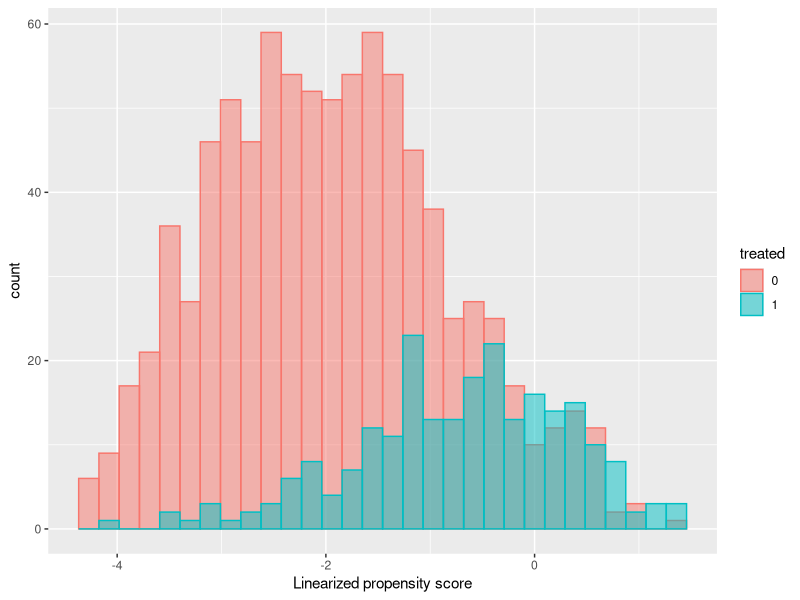
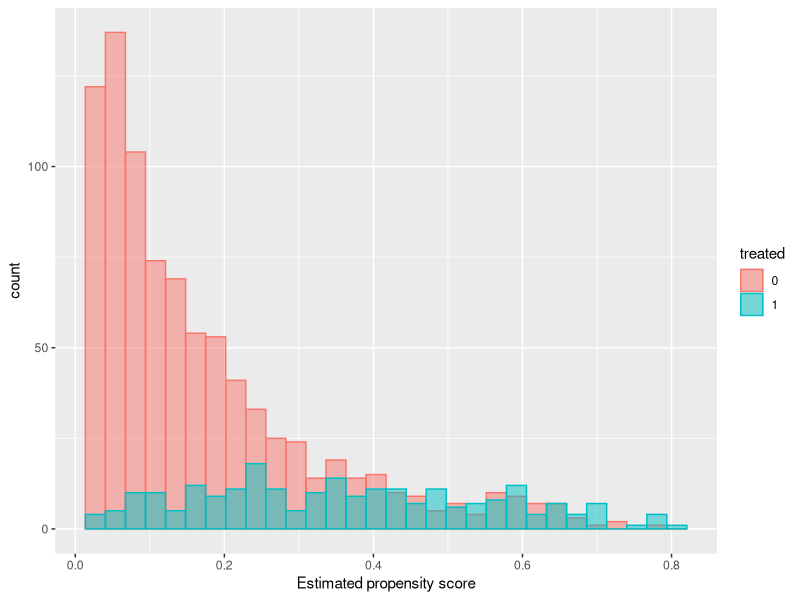
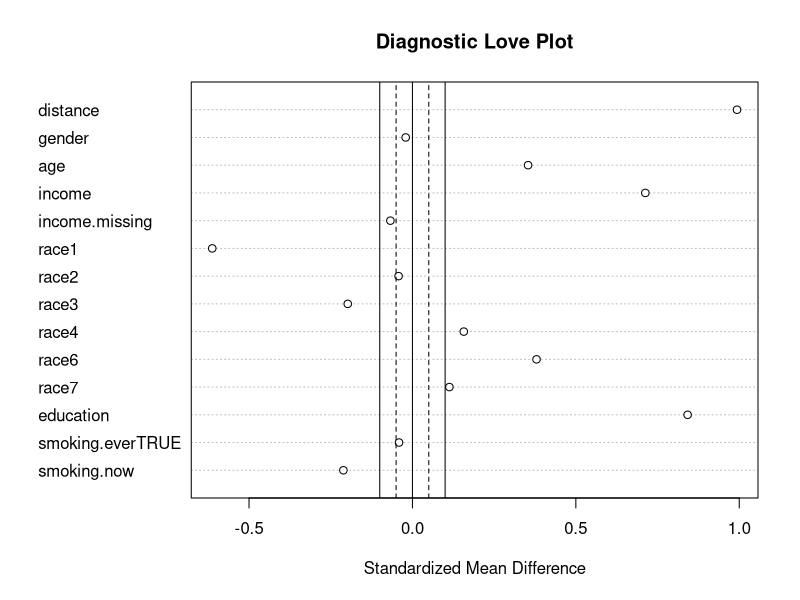
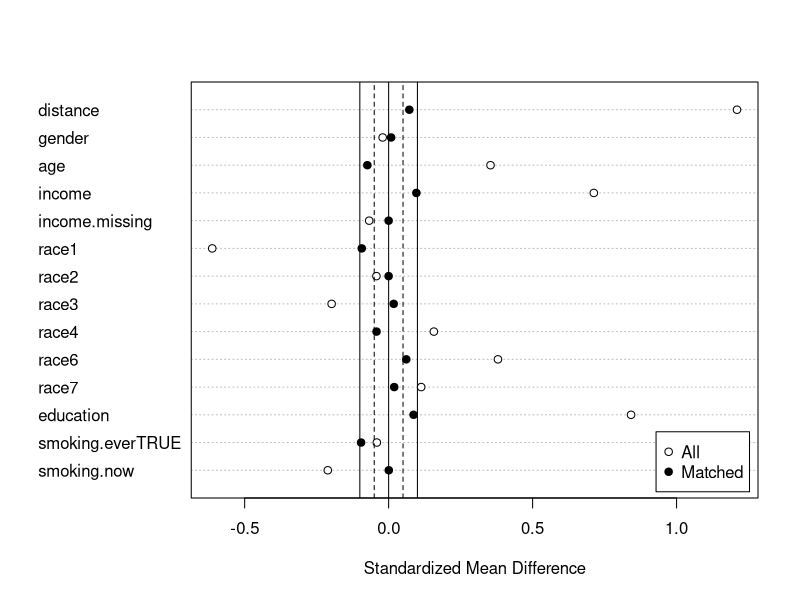

Write R code to recreate these figures, in order. (Note: this script raises an error after producing the figures.)
# Following Example 8

library(MatchIt)
library(tidyverse)
library(ggplot2)

fish <- read_csv("nhanes_fish.csv")

# Cleaning data
fish_clean <- fish %>%
  mutate(high_fish = ifelse(fish.level == "high", 1, 0)) %>%
  mutate(race = as.factor(race)) %>%
  rename(mercury = o.LBXTHG) %>%
  select(mercury, high_fish, gender, age, income, income.missing, race, education,
         smoking.ever, smoking.now)

# Propensity Score Calculation
model <- glm(high_fish ~ ., data = fish_clean[-1], family = "binomial")
eps <- predict(model, type = "response")
lps <- predict(model)

# LPS Histogram
temp.data <- data.frame(lps = lps, treated = as.factor(fish_clean$high_fish))
ggplot(temp.data, aes(x = lps, fill = treated, color = treated)) + 
  geom_histogram(alpha = 0.5, position = "identity") + 
  xlab("Linearized propensity score")

# EPS Histogram
temp.data_eps <- data.frame(eps = eps, treated = as.factor(fish_clean$high_fish))
ggplot(temp.data_eps, aes(x = eps, fill = treated, color = treated)) + 
  geom_histogram(alpha = 0.5, position = "identity") + 
  xlab("Estimated propensity score")

# Covariate Balancing Before matching
m.out0 <- matchit(high_fish ~ gender + age + income + income.missing + race +
                    education + smoking.ever + smoking.now, data = fish_clean,
                  method = NULL, distance = "glm")

summary(m.out0)
plot0 = plot(summary(m.out0), abs = F, main = "Diagnostic Love Plot")
plot0

# Covariate Balancing after Greedy Matching
m.out1 <- matchit(high_fish ~ gender + age + income + income.missing + race +
                    education + smoking.ever + smoking.now, data = fish_clean,
                  estimand = "ATT", 
                  method = "nearest", distance = lps)
summary(m.out1)
plot1 = plot(summary(m.out1), abs = F)
plot1

matched_fish_g <- match_data(m.out1)

# Optimal Matched Covariate Balancing (in this case the result is 
# functionally equivalent to greedy)
m.out2 <- matchit(high_fish ~ gender + age + income + income.missing + race +
                    education + smoking.ever + smoking.now, data = fish_clean,
                  estimand = "ATT", 
                  method = "optimal", distance = lps)
summary(m.out2)
plot2 = plot(summary(m.out2), abs = F, main = "Love Plot after Optimal Matching")
plot2

matched_fish_opt <- match_data(m.out2)





#Neyman's Approach without Regression Adjustment (Pairwise Random Exp.)
m.data <- match.data(m.out2)

tau_hat_vec <- sapply(levels(m.data$subclass), function(sc) {
  treated <- m.data$mercury[m.data$subclass == sc & m.data$high_fish == 1]
  control <- m.data$mercury[m.data$subclass == sc & m.data$high_fish == 0]
  return(treated - control)
})

tau_hat <- mean(tau_hat_vec, na.rm = T)
sd_tau_hat <- sd(tau_hat_vec)/sqrt(length(tau_hat_vec))
print(c(tau_hat, sd_tau_hat))

## 95% CI
print(c(tau_hat- 1.96 * sd_tau_hat, tau_hat + 1.96 * sd_tau_hat))


#Neyman's Approach with Regression Adjustment

## First run a linear regression on the control (remember to remove the treatment assignment variable!)

fit0 <- lm(mercury ~ gender + age + income +
             income.missing + race + education + 
             smoking.ever + smoking.now, 
           data = m.data[m.data$high_fish == 0, -c(2)])

m.data$predicted_y0 <- predict(fit0, m.data)

## Neyman's approach with regression adjustment
## First run a linear regression on the control (remember to remove the treatment assignment variable!)

tau_hat_vec_adjusted <- sapply(levels(m.data$subclass), function(sc) {
  treated <- m.data$mercury[m.data$subclass == sc & m.data$high_fish == 1]
  control <- m.data$mercury[m.data$subclass == sc & m.data$high_fish == 0]
  
  bias <- m.data$predicted_y0[m.data$subclass == sc & m.data$high_fish == 1] - 
    m.data$predicted_y0[m.data$subclass == sc & m.data$high_fish == 0]
  control.adjusted <- control + bias
  
  return(treated - control.adjusted)
})

tau_hat_adjusted <- mean(tau_hat_vec_adjusted)
sd_tau_hat_adjusted <- sd(tau_hat_vec_adjusted)/sqrt(length(tau_hat_vec_adjusted))
print(c(tau_hat_adjusted, sd_tau_hat_adjusted))

## 95% CI
print(c(tau_hat_adjusted - 1.96 * sd_tau_hat_adjusted, tau_hat_adjusted + 1.96 * sd_tau_hat_adjusted))


## Histograms of covariate distributions before and after matching

# Notice that matching greatly improves overlap
# creating a new column with appropriate labels
help <- function(df, label) {
  df2 <- df[, c("age", "income", "high_fish")]
  df2$sample <- label
  df2
}

# defining a new larger object for graphing
hist_dat <- rbind(help(fish_clean, "Original"), help(m.data, "Matched"))
hist_dat$sample <- factor(hist_dat$sample, levels = c("Original", "Matched"))
hist_dat$high_fish  <- factor(hist_dat$high_fish,
                              levels = c(0, 1),
                              labels = c("Control", "Treated"))

ggplot(hist_dat, aes(x = age, fill = high_fish, color = high_fish)) +
  geom_histogram(position = "identity", alpha = 0.6) +
  facet_grid(sample ~ .) +
  labs(title = "Age Distributions by Different Procedures (Matching)",
       x = "age", y = "Count") +
  theme_bw()

ggplot(hist_dat, aes(x = income, fill = high_fish, color = high_fish)) +
  geom_histogram(position = "identity", alpha = 0.6) +
  facet_grid(sample ~ .) +
  labs(title = "Income Distributions by Different Procedures (Matching)",
       x = "Income", y = "Count") +
  theme_bw()
